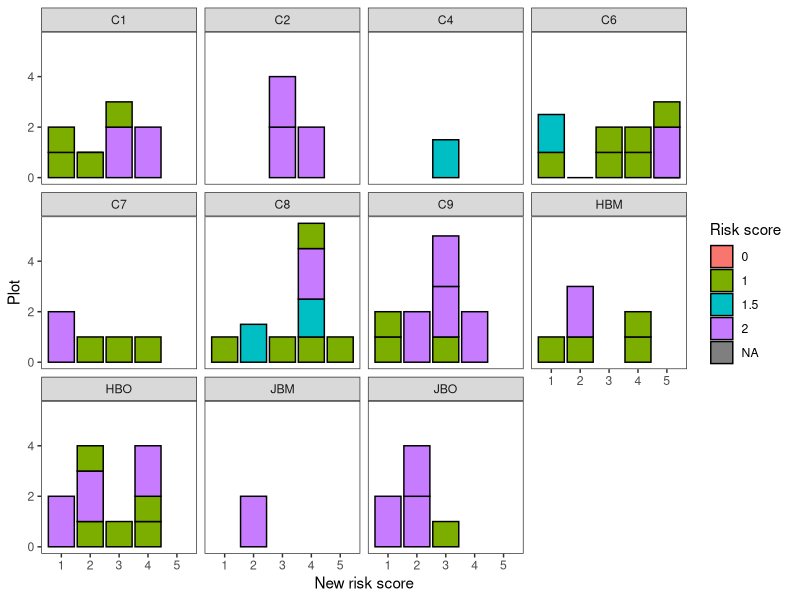

This figure's R source:



library(here)
library(ggplot2)

# read in data
br <- read.csv(here::here("data","basket risk assessment.csv"))
head(br)

# examine the structure of the data
str(br)

# count the number of times each risk was used
table(br$risk.level)
table(br$new.risk.level)

# visualize risk score by plot in each stand
ggplot(br, aes(x=plot, y=new.risk.level, fill=as.factor(new.risk.level)))+
  geom_col(aes(group=plot), col="black")+
  facet_wrap(~stand)+
  theme_bw()+
  theme(panel.grid = element_blank())+
  labs(x="New risk score", y="Plot",
       fill="Risk score ")




br$new.risk.level <- as.numeric(br$new.risk.level)

# create a table of risk level by stand, then turn into a data.frame
risk <- as.data.frame(table(br$new.risk.level, br$stand, br$basket))

str(risk)

library(ggplot2)


  